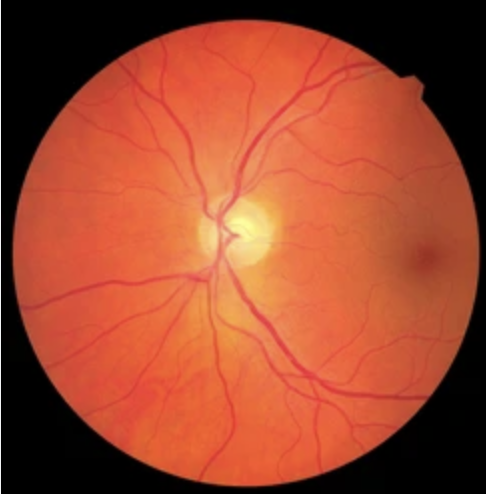
%> input picture Data Files/retina.png, 486 x 494 px
$ octave Prog_15d.m   (GNU Octave 9; MATLAB toolbox functions it lacks are replaced by stand-ins)
%> lines starting %> are read from the running program, lines starting %| are printed output that depends on the picture; in (x1, y1, x2, y2) boxes, pixels count from 0 and x2, y2 are one past the last pixel; in counts of white or black regions, pixels touching at a corner belong together; the program's own positions count from 1
% Prog_15d.m: Vascular architecture tracing using edge filters.
% Load retina image.
retina_source = double(imread('retina.png'));
retina_source = retina_source(:,:,1); % Convert to grayscale if it's RGB.
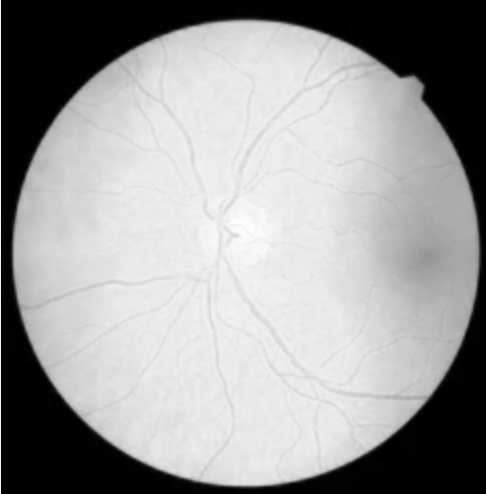
%> retina_source: size 494x486 double; min 0, max 254, mean 155.9
% Display original retina image
figure;
imshow(retina_source, []);
title('Original Retina Image');
% Convert to grayscale (if the image isn't already in grayscale)
retina = im2gray(retina_source);
% Apply multi-level Otsu thresholding.
t0 = graythresh(retina);
%> t0 = 0.498
% Create binary mask using thresholding
mask = retina > t0;
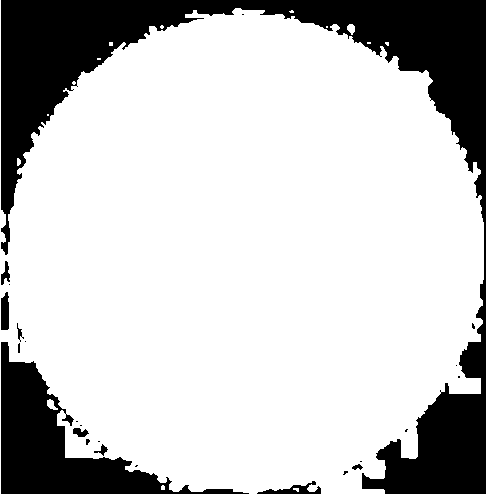
%> mask: size 494x486 logical; 77.8% white; 24 black regions (15 under 20 px), largest, box (x1, y1, x2, y2) and area: (1, 0, 486, 494) 41192, (1, 342, 249, 494) 10964, (257, 481, 321, 494) 331
% Apply Canny edge filter.
vessels = edge(retina, 'Canny') .* mask;
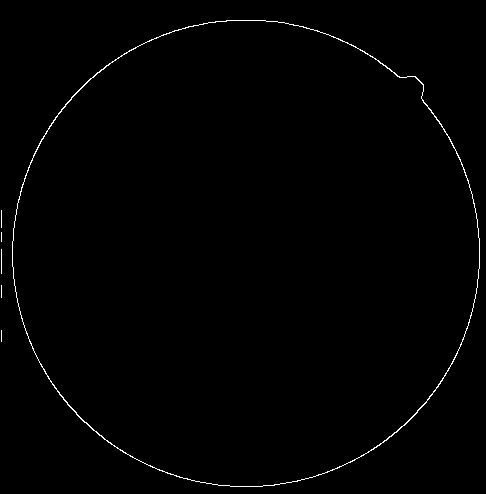
%> vessels: size 494x486 double; values 0 (black) and 1 (white), 0.74% white in thin lines or dots
% Convert vessels to grayscale (if needed)
img_gray = vessels;
% Apply binary thresholding
t = 0.01;
binary_mask = img_gray > t;
%> binary_mask: size 494x486 logical; 0.74% white in thin lines or dots
% Remove small objects from binary mask
binary_mask = bwareaopen(binary_mask, 100);
%> binary_mask: size 494x486 logical; 0.7% white in thin lines or dots
% Display final binary mask
figure;
imshow(binary_mask, []);
% End Prog_15d.m.

$ run again, with Data Files/raccoon.png copied over Data Files/retina.png
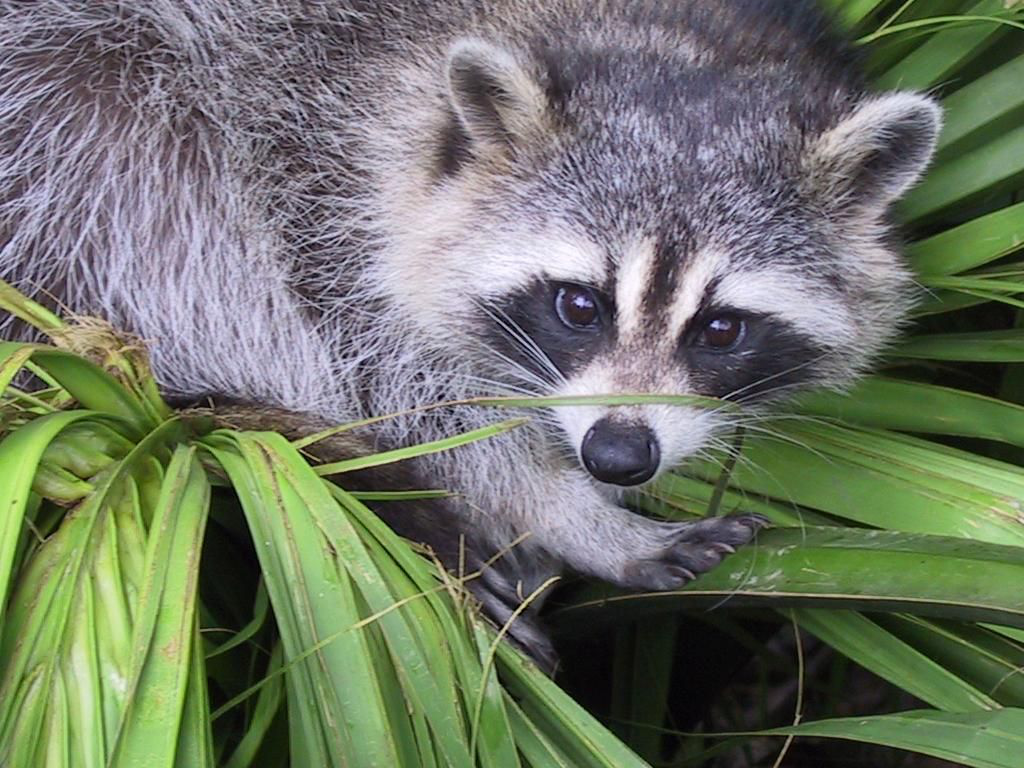
%> input picture Data Files/raccoon.png, 1024 x 768 px
%> t0 = 0.498
%> `mask = retina > t0;`:
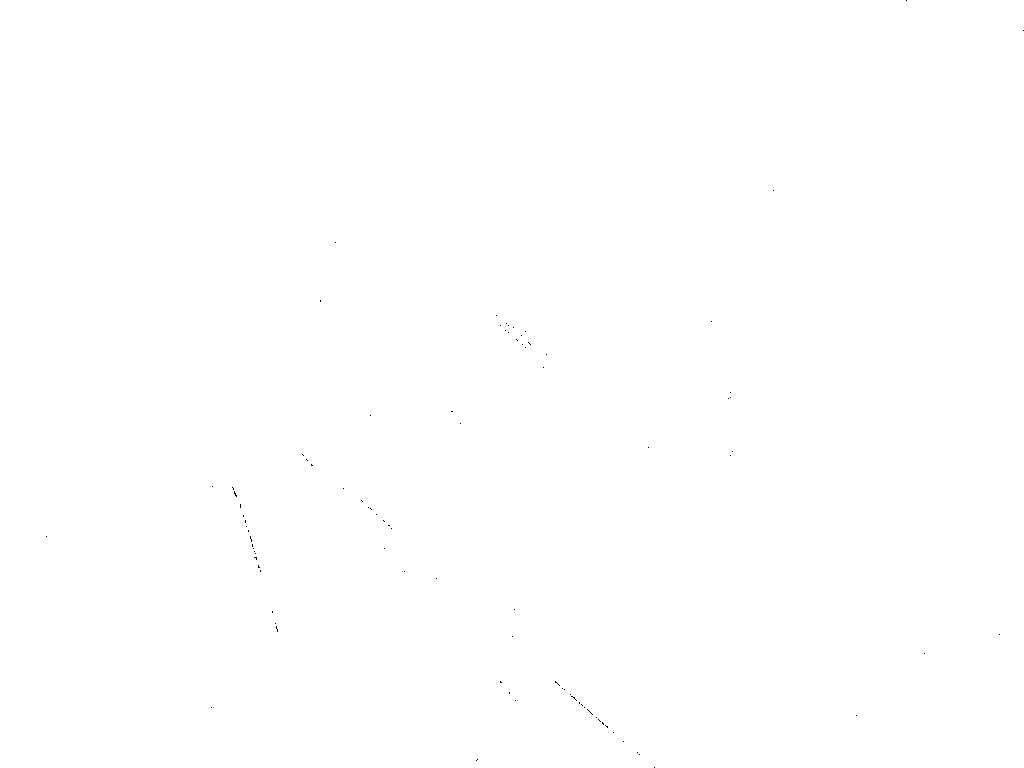
%> mask: size 768x1024 logical; 100% white; black in thin lines or dots
%> vessels: size 768x1024 double; values 0 (black) and 1 (white), 14.2% white in thin lines or dots
%> `binary_mask = bwareaopen(binary_mask, 100);`:
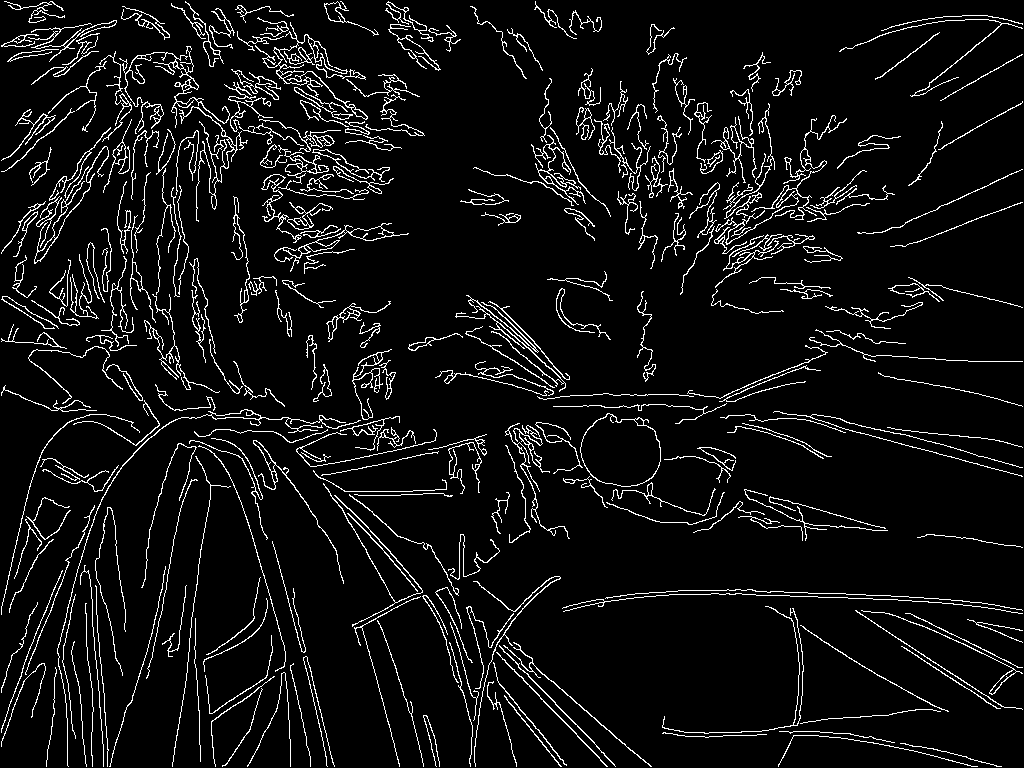
%> binary_mask: size 768x1024 logical; 6.6% white in thin lines or dots
